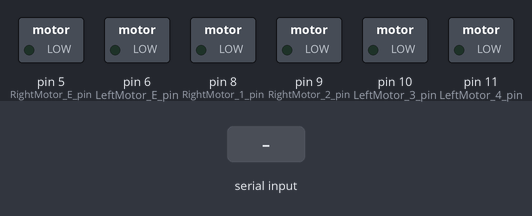
Bench run of a sketch on a simulated Arduino Uno, built with avr-gcc and run on an emulated ATmega328P. Parts: switched loads named in the sketch (green lamp = pin HIGH). The inputs (shaded band) are chosen by the test bench. What the sketch prints to the serial monitor is not drawn.

Above: at 1.2 s.
1.3 s: "g" received over Serial
At 2.3 s:
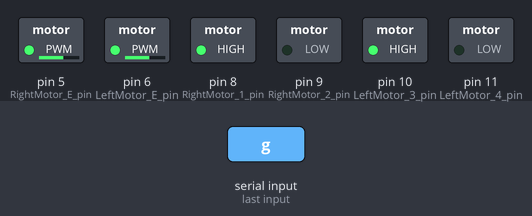
2.8 s: "b" received over Serial
At 3.4 s:
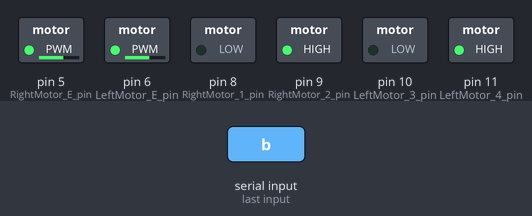
4.3 s: "s" received over Serial
At 5.7 s:
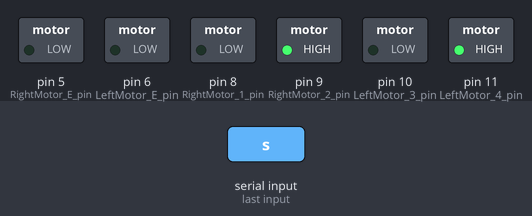
Timing chart, 0 to 7.3 s (numbered marks = the images above; inputs shaded):
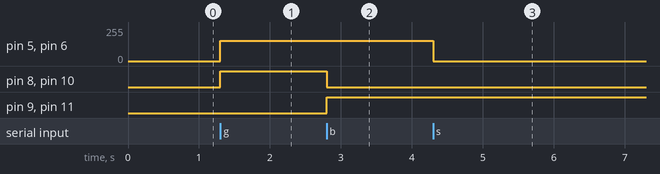

The sketch:

7_RC_CAR_Serial.ino
```cpp
/* 이 소스는 에듀이노(Eduino)에 의해서 번역, 수정, 작성되었고 소유권 또한 에듀이노의 것입니다.
 *  소유권자의 허락을 받지 않고 무단으로 수정, 삭제하여 배포할 시 법적인 처벌을 받을 수도 있습니다.
 *
 *  에듀이노 SmartCar 예제
 *  - 스마트 자동차 전진, 후진, 정지 명령 시리얼통신으로 제어하기 -
 *
 *  PC와 USB케이블을 우노 보드와 연결한 상태에서
 *  터미널을 통해 키보드 명령을 하면 스마트 자동차가 움직이는 예제.
 *
 *  명령
 *  1. 터미널에 키보드로 g 라고 입력함
 *  -> 스마트 카 전진
 *  2. 터미널에 키보드로 b 라고 입력함
 *  -> 스마트 카 후진
 *  3. 터미널에 키보드로 s 라고 입력함
 *  -> 스마트 카 정지
 *
 */

int RightMotor_E_pin = 5;                      // 오른쪽 모터의 Enable & PWM
int LeftMotor_E_pin = 6;                       // 왼쪽 모터의 Enable & PWM
int RightMotor_1_pin = 8;                      // 오른쪽 모터 제어선 IN1
int RightMotor_2_pin = 9;                      // 오른쪽 모터 제어선 IN2
int LeftMotor_3_pin = 10;                      // 왼쪽 모터 제어선 IN3
int LeftMotor_4_pin = 11;                      // 왼쪽 모터 제어선 IN4

int L_MotorSpeed = 153;                        // 왼쪽 모터 속도
int R_MotorSpeed = 153;                        // 오른쪽 모터 속도

void setup() {
  pinMode(RightMotor_E_pin, OUTPUT);           // 출력모드로 설정
  pinMode(RightMotor_1_pin, OUTPUT);
  pinMode(RightMotor_2_pin, OUTPUT);
  pinMode(LeftMotor_3_pin, OUTPUT);
  pinMode(LeftMotor_4_pin, OUTPUT);
  pinMode(LeftMotor_E_pin, OUTPUT);

  Serial.begin(9600);
  Serial.println("Welcome Eduino!");
}

void loop() {
  if (Serial.available()){
    char command = Serial.read();
    Serial.print("Recived command : ");
    if(command == 'g'){
      motor_role(HIGH, HIGH);
      Serial.println("직진");
    }
    else if(command == 'b'){
      motor_role(LOW, LOW);
      Serial.println("후진");
    }
    else if(command == 's'){
      analogWrite(RightMotor_E_pin, 0);
      analogWrite(LeftMotor_E_pin, 0);
      Serial.println("정지");
    }
    else{
      Serial.println("Wrong command");
    }
  }
}

void motor_role(int R_motor, int L_motor){
   digitalWrite(RightMotor_1_pin, R_motor);
   digitalWrite(RightMotor_2_pin, !R_motor);
   digitalWrite(LeftMotor_3_pin, L_motor);
   digitalWrite(LeftMotor_4_pin, !L_motor);

   analogWrite(RightMotor_E_pin, R_MotorSpeed);
   analogWrite(LeftMotor_E_pin, L_MotorSpeed);
}
```

Measured:
- after the input at 1.3 s, pin 5 (RightMotor_E_pin), pin 6 (LeftMotor_E_pin): 0/255 → 153/255 at once; pin 8 (RightMotor_1_pin), pin 10 (LeftMotor_3_pin): LOW → HIGH at once
- after the input at 2.8 s, pin 8 (RightMotor_1_pin), pin 10 (LeftMotor_3_pin): HIGH → LOW at once; pin 9 (RightMotor_2_pin), pin 11 (LeftMotor_4_pin): LOW → HIGH at once
- after the input at 4.3 s, pin 5 (RightMotor_E_pin), pin 6 (LeftMotor_E_pin): 153/255 → 0/255 at once
